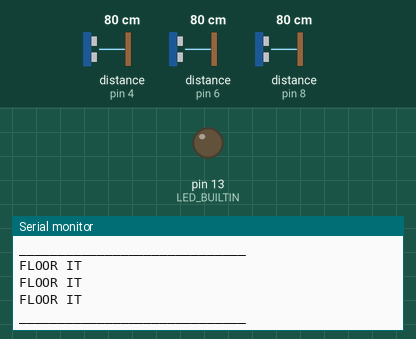
This sketch was run on a simulated Arduino Uno, built with avr-gcc and run on an emulated ATmega328P. On the bench: output pins drawn as LEDs (lit = HIGH), the last lines printed to the serial monitor. Wiring (inferred from the names in the program): 3 × ultrasonic range finder: trigger pin 5, echo pin 4 / trigger pin 7, echo pin 6 / trigger pin 9, echo pin 8. The inputs (shaded band) are chosen by the test bench; at power-on: distance to the obstacle (sensors on pin 4, pin 8, pin 6) 80 cm. The echo pulse lasts 58.3 µs per cm; pins used as bus, display or sensor lines are not drawn.

Above: at 1.2 s.
1.3 s: distance to the obstacle (sensor on pin 4) set to 66 cm
At 2.3 s:
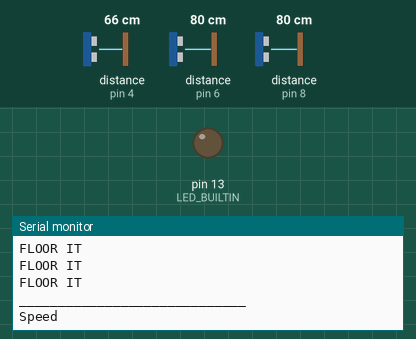
3.6 s: distance to the obstacle (sensor on pin 4) set to 58 cm
At 4.1 s:
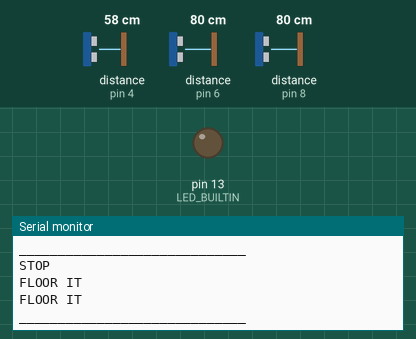
5.1 s: distance to the obstacle (sensor on pin 8) set to 9 cm
At 6.1 s:
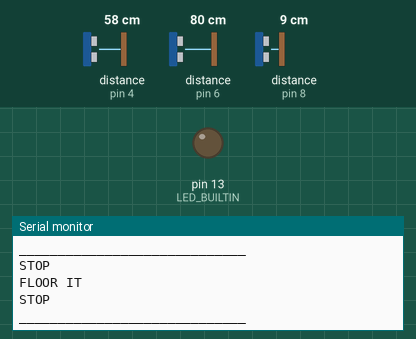

Measured:
- the behaviour switches between 61 and 60 cm on distance to the obstacle (sensor on pin 4) (found by bisection; images 1 and 2)
- after the input at 3.6 s, the serial monitor: prints a new line at once (image 2)

The sketch:

controlledV2.ino
```cpp
#define HOVER_SERIAL_BAUD   115200      // [-] Baud rate for HoverSerial (used to communicate with the hoverboard)
#define SERIAL_BAUD         115200      // [-] Baud rate for built-in Serial (used for the Serial Monitor)
#define START_FRAME         0xABCD       // [-] Start frame definition for reliable serial communication
#define TIME_SEND           100         // [ms] Sending time interval
#define SPEED_MAX_TEST      300         // [-] Maximum speed for testing
#define SPEED_STEP          20          // [-] Speed step

#include <Wire.h>
#include <SoftwareSerial.h>
SoftwareSerial HoverSerial(2,3);        // RX, TX

uint8_t idx = 0;                        // Index for new data pointer
uint16_t bufStartFrame;                 // Buffer Start Frame
byte *p;                                // Pointer declaration for the new received data
byte incomingByte;
byte incomingBytePrev;

typedef struct{
   uint16_t start;
   int16_t  steer;
   int16_t  speeds;
   uint16_t checksum;
} SerialCommand;
SerialCommand Command;

typedef struct{
   uint16_t start;
   int16_t  cmd1;
   int16_t  cmd2;
   int16_t  speedR_meas;
   int16_t  speedL_meas;
   int16_t  batVoltage;
   int16_t  boardTemp;
   uint16_t cmdLed;
   uint16_t checksum;
} SerialFeedback;
SerialFeedback Feedback;
SerialFeedback NewFeedback;

byte echoPins[] = {4, 6, 8}; // first 2 are facing the front
byte trigPins[] = {5, 7, 9};

void setup() {
  Wire.begin(4);                // join i2c bus with address #4
  Wire.onReceive(receiveEvent); // register event

  // put your setup code here, to run once:
  Serial.begin(SERIAL_BAUD);
  Serial.println("Hoverboard Serial v1.0");
  HoverSerial.begin(HOVER_SERIAL_BAUD);
  pinMode(LED_BUILTIN, OUTPUT);
  size_t n = sizeof(echoPins)/sizeof(echoPins[0]);
  for (int i=0;i<n;i++){
    pinMode(echoPins[i], INPUT);
  }
  for (int i=0;i<n;i++){
    pinMode(trigPins[i], OUTPUT);
  }
}

float measure(int trigPin, int echoPin){
  long duration;
  int distance;
  digitalWrite(trigPin, LOW);
  delayMicroseconds(2);
  // Sets the trigPin HIGH (ACTIVE) for 10 microseconds
  digitalWrite(trigPin, HIGH);
  delayMicroseconds(10);
  digitalWrite(trigPin, LOW);
  // Reads the echoPin, returns the sound wave travel time in microseconds
  duration = pulseIn(echoPin, HIGH);
  // Calculating the distance
  distance = duration * 0.034 / 2; // Speed of sound wave divided by 2 (go and back)
  // Displays the distance on the Serial Monitor
//  Serial.print("Distance: ");
//  Serial.print(distance);
//  Serial.println(" cm");
  return distance;
}


void Send(int16_t uSteer, int16_t uSpeed)
{
  // Create command
  Command.start    = (uint16_t)START_FRAME;
  Command.steer    = (int16_t)uSteer;
  Command.speeds    = (int16_t)uSpeed;
  Command.checksum = (uint16_t)(Command.start ^ Command.steer ^ Command.speeds);

  // Write to Serial
  HoverSerial.write((uint8_t *) &Command, sizeof(Command));
}
void Receive()
{
    // Check for new data availability in the Serial buffer
    if (HoverSerial.available()) {
        incomingByte    = HoverSerial.read();                                   // Read the incoming byte
        bufStartFrame = ((uint16_t)(incomingByte) << 8) | incomingBytePrev;       // Construct the start frame
    }
    else {
        return;
    }

  // If DEBUG_RX is defined print all incoming bytes
  #ifdef DEBUG_RX
        Serial.print(incomingByte);
        return;
    #endif

    // Copy received data
    if (bufStartFrame == START_FRAME) {                     // Initialize if new data is detected
        p       = (byte *)&NewFeedback;
        *p++    = incomingBytePrev;
        *p++    = incomingByte;
        idx     = 2;
    } else if (idx >= 2 && idx < sizeof(SerialFeedback)) {  // Save the new received data
        *p++    = incomingByte;
        idx++;
    }

    // Check if we reached the end of the package
    if (idx == sizeof(SerialFeedback)) {
        uint16_t checksum;
        checksum = (uint16_t)(NewFeedback.start ^ NewFeedback.cmd1 ^ NewFeedback.cmd2 ^ NewFeedback.speedR_meas ^ NewFeedback.speedL_meas
                            ^ NewFeedback.batVoltage ^ NewFeedback.boardTemp ^ NewFeedback.cmdLed);

        // Check validity of the new data
        if (NewFeedback.start == START_FRAME && checksum == NewFeedback.checksum) {
            // Copy the new data
            memcpy(&Feedback, &NewFeedback, sizeof(SerialFeedback));

            // Print data to built-in Serial
            Serial.print("1: ");   Serial.print(Feedback.cmd1);
            Serial.print(" 2: ");  Serial.print(Feedback.cmd2);
            Serial.print(" 3: ");  Serial.print(Feedback.speedR_meas);
            Serial.print(" 4: ");  Serial.print(Feedback.speedL_meas);
            Serial.print(" 5: ");  Serial.print(Feedback.batVoltage);
            Serial.print(" 6: ");  Serial.print(Feedback.boardTemp);
            Serial.print(" 7: ");  Serial.println(Feedback.cmdLed);
        } else {
          Serial.println("Non-valid data skipped");
        }
        idx = 0;    // Reset the index (it prevents to enter in this if condition in the next cycle)
    }

    // Update previous states
    incomingBytePrev = incomingByte;
}

void receiveEvent(int howMany){
  while(1<Wire.available()){
    byte steer = Wire.read();
  }
  byte speeds = Wire.read();
}


int iTest = 0;
int iStep = SPEED_STEP;
bool object = false;
unsigned long timer = millis();
unsigned long lastStop;
void loop() {
  // put your main code here, to run repeatedly:
  size_t n = sizeof(echoPins)/sizeof(echoPins[0]);
  object = false;
  for (int i=0;i<n;i++){
    if(measure(trigPins[i], echoPins[i])<60){
      object = true;
      Serial.println("STOP");
    } else{
      Serial.println("FLOOR IT");
    }
  }
  Serial.println("_____________________________");
  if (object){
    lastStop = millis();
    timer = millis();
    Send(0,0);
  } else{
    if (timer - lastStop > 2000){
      Send(0, 50);
      Serial.println("Speed");
    } else {
      Send(0,0);
      timer = millis();
    }
  }

  Receive();
  delay(30);
}
```
